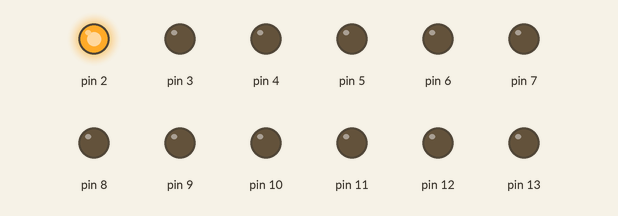
The sketch below on a simulated Arduino Uno, built with avr-gcc and run on an emulated ATmega328P. On the bench: output pins drawn as LEDs (lit = HIGH).

Above: at 0.05 s.
At 0.35 s:
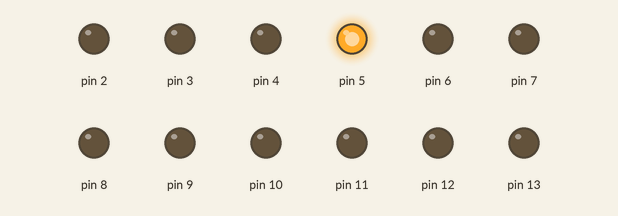
At 0.75 s:
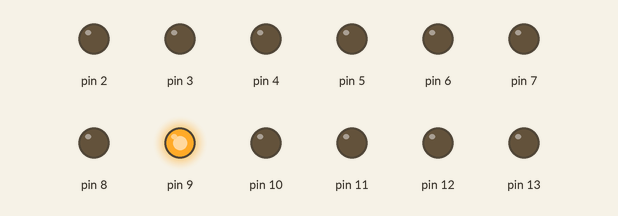
At 1.45 s:
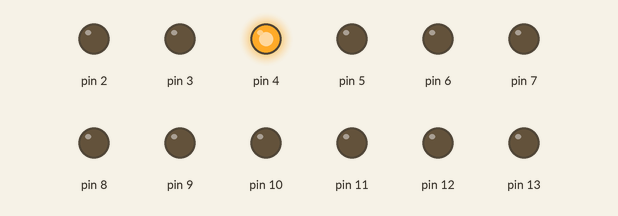
At 2.15 s:
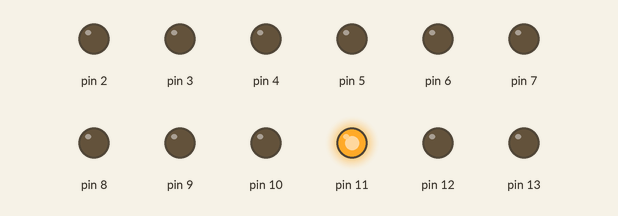
At 2.85 s:
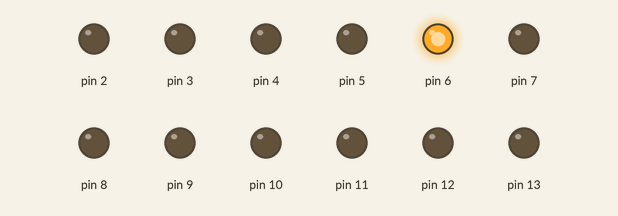
Timing chart, 0 to 3.1 s (numbered marks = the images above):
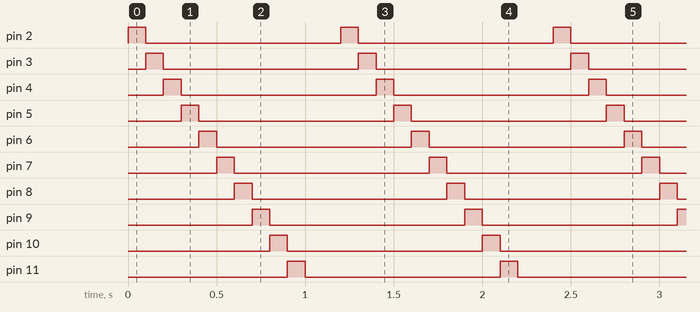

Measured:
- by itself, pin 2–13: alternates HIGH for 0.10 s and LOW for 1.1 s
- by itself, everything shown: repeats every 1.2 s, in 12 steps

The sketch:

rolling-light.ino
```cpp
void setup() {
	for (int i = 2; i <= 13; i++) { pinMode(i, OUTPUT); }
}

void loop() {
	for (int i = 2; i <= 13; i++) {
		digitalWrite(i, HIGH);
		delay(100);
		digitalWrite(i, LOW);
	}
}
```
